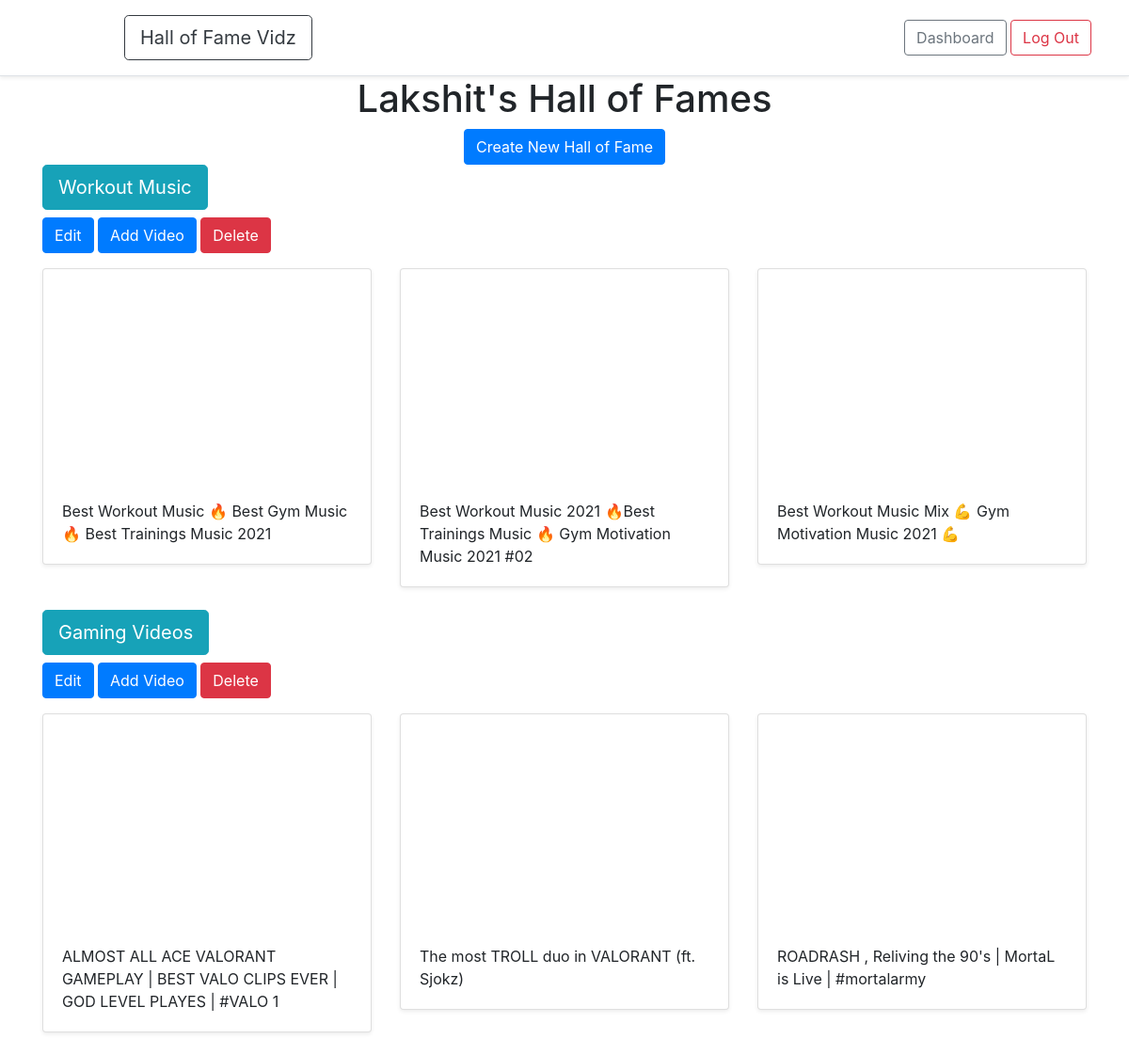
/dashboard (signed in), run on the app's committed database.
### halls/models.py (models this page shows)
class Hall(models.Model):
	title = models.CharField(max_length=255)
	user = models.ForeignKey(User,on_delete=models.CASCADE)

class Video(models.Model):
	title = models.CharField(max_length=255)
	url = models.URLField()
	youtube_id = models.CharField(max_length=255)
	hall = models.ForeignKey(Hall,on_delete=models.CASCADE)

### halls/views.py (the view)
# urls.py: path('dashboard',views.dashboard,name='dashboard'),
@login_required
def dashboard(request):
	halls = Hall.objects.filter(user = request.user)
	return render(request, 'halls/dashboard.html',{'halls':halls})

### halls/templates/halls/dashboard.html
{% extends 'halls/base.html' %}
{% block content %}
<div class='container'>
<div class="text-center">
	<h1>{{ user.username }}'s Hall of Fames</h1>
	<a href="{% url 'create_hall' %}" class="btn btn-primary">Create New Hall of Fame</a>
</div>
 {% for hall in halls %}
 <h2><a href="{% url 'detail_hall' hall.id %}" class="btn btn-info btn-lg">{{ hall.title }}</a></h2>
 <a href="{% url 'update_hall' hall.id %}" class="btn btn-primary">Edit</a>
 <a href="{% url 'addvideo' hall.id %}" class="btn btn-primary">Add Video</a>
 <a href="{% url 'delete_hall' hall.id %}" class="btn btn-danger">Delete</a>
 <div class="row">
 	 {% for video in hall.video_set.all %}
 	 <div class="col-md-4 mt-3">
      <div class="card mb-4 shadow-sm">
      <iframe width="100%" height="225" src="https://www.youtube.com/embed/{{ video.youtube_id }}" frameborder="0" allow="accelerometer; autoplay; encrypted-media; gyroscope; picture-in-picture" allowfullscreen></iframe>
    <div class="card-body">
    	<p class="card-text">{{ video.title }}</p>
    </div>
  </div>
</div>
<br>
 	 {% endfor %}
 <br>
</div>
{% endfor %}
</div>
{% endblock %}

### data on the page
Hall: title "Workout Music"
Video: title "Best Workout Music 🔥 Best Gym Music 🔥 Best Trainings Music 2021"
Video: title "Best Workout Music 2021 🔥Best Trainings Music 🔥 Gym Motivation Music 2021 #02"
Video: title "Best Workout Music Mix 💪 Gym Motivation Music 2021 💪"
Hall: title "Gaming Videos"
Video: title "ALMOST ALL ACE VALORANT GAMEPLAY | BEST VALO CLIPS EVER | GOD LEVEL PLAYES | #VALO 1"
Video: title "The most TROLL duo in VALORANT (ft. Sjokz)"
Video: title "ROADRASH , Reliving the 90's | MortaL is Live | #mortalarmy"

### other printed values
{{ user.username }} "Lakshit"
